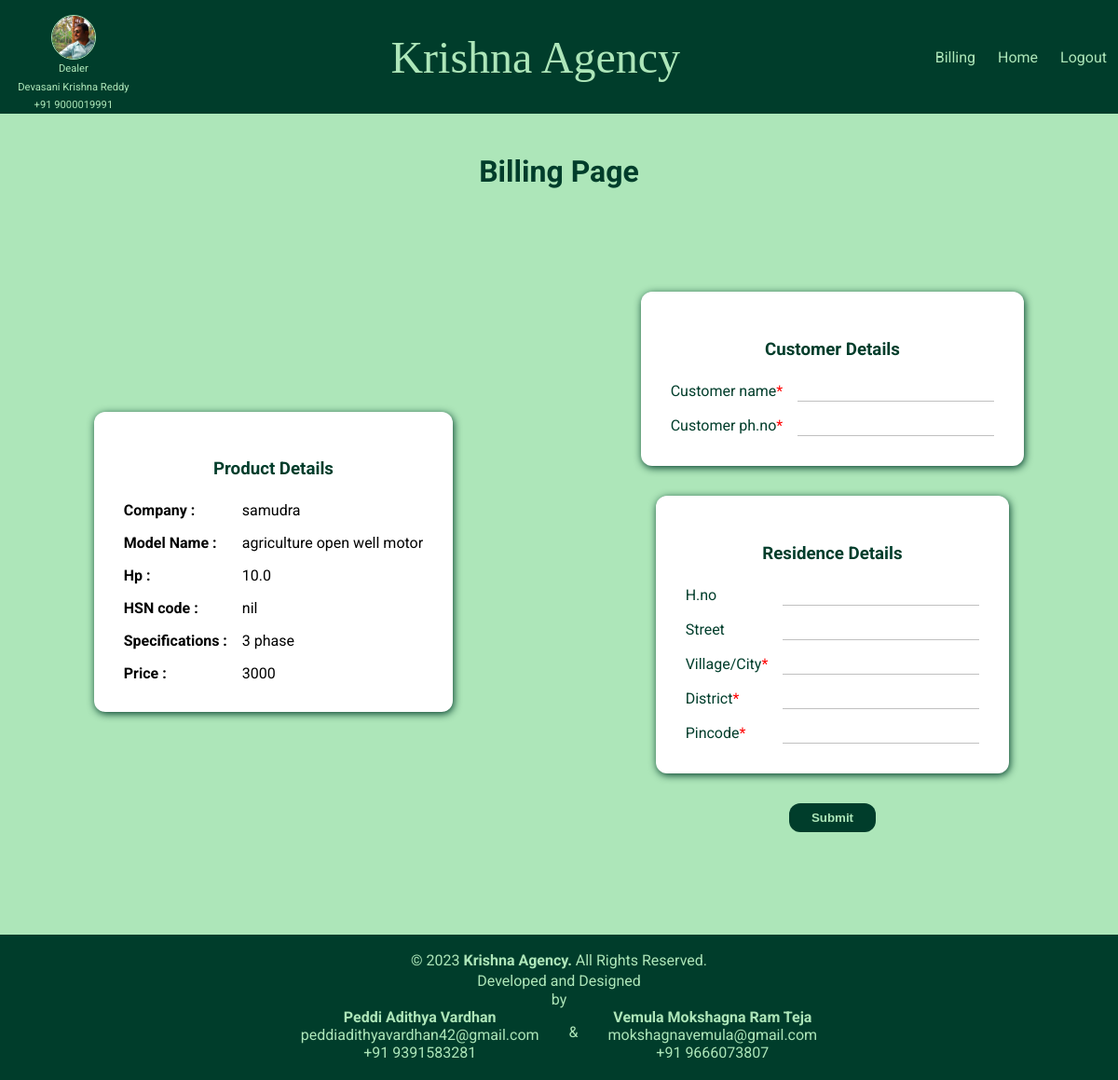
The page /billing-page/25/ (signed in) on the database as committed earlier.
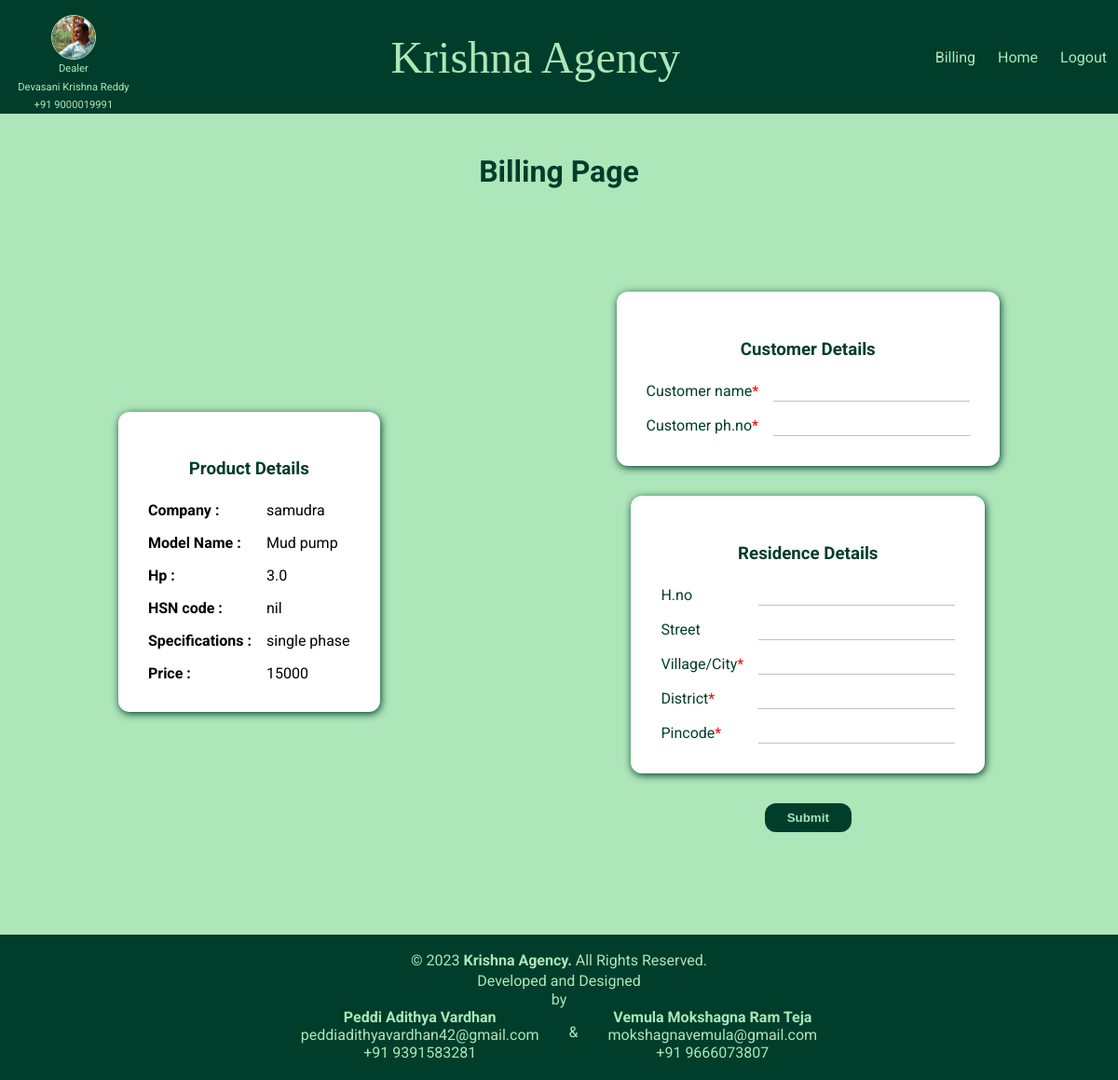
The same page on the database as committed later.
### stock/models.py (models this page shows, shortened)
class motor_products(models.Model):
    company=models.CharField(max_length=50)
    model_name=models.CharField(max_length=100)
    hp=models.DecimalField(max_digits=3, decimal_places=1)
    others=models.CharField(max_length=100)
    quantity=models.IntegerField()
    hsncode=models.CharField(max_length=50)
    price=models.IntegerField(null=True)

### customer/views.py (the view, shortened to what this page needs)
# urls.py: path('billing-page/<str:pk>/', views.billing, name='billingpage'),
@login_required(login_url='loginpage')
def billing(request,pk):
    details=motor_products.objects.get(id=pk)
    return render(request, "customer/billing.html",{
        "details":details
    })

### customer/templates/customer/billing.html (shortened to what this page needs)
{% extends 'customer_base.html' %}
{% load static %}
{% load static %}
{% block page_css %}
    <link rel="stylesheet" href="{% static "customer/billing_motor.css" %}">
{% endblock page_css %}
{% block page_body %}
    <div>
    </div>
<form method="POST">
    <h1 class="maintitle">Billing Page</h1>
    <main>
        <div class="card" id="pro">
            <h3 class="title">Product Details</h3>
            <div class="formdiv">
                <span class="bold">Company : </span>
                <span>{{details.company}}</span>
                <span class="bold">Model Name : </span>
                <span>{{details.model_name}}</span>
                <span class="bold">Hp : </span>
                <span>{{details.hp}}</span>
                <span class="bold">HSN code : </span>
                <span>{{details.hsncode}}</span>
                <span class="bold">Specifications : </span>
                <span>{{details.others}}</span>
                <span class="bold">Price : </span>
                <span>{{details.price}}</span>
            </div>
        </div>
        <div class="custdetails">
            <div class="card">
                <h3 class="title">Customer Details</h3>
                <div class="formdiv">
                    <label for="Customer_name">Customer name<span class="req">*</span> </label>
                    <input type="text" name="Customer_name" id="Customer_name" required/>
                    <label for="Customer_phno">Customer ph.no<span class="req">*</span> </label>
                    <input type="text" name="Customer_phno" id="Customer_phno" required/>
                </div>
            </div>
            <div class="card">
                <h3 class="title">Residence Details</h3>
                <div class="formdiv">
                    <label for="hno">H.no</label>
                    <input id="hno" type="text" name="H.no" />
                    <label for="street">Street</label>
                    <input type="text" id="street" name="street" />
                    <label for="village">Village/City<span class="req">*</span> </label>
                    <input type="text" id="village" name="village" required/>
                    <label for="dist">District<span class="req">*</span> </label>
                    <input type="text" id="dist" name="District" required/>
                    <label for="pincode">Pincode<span class="req">*</span> </label>
                    <input type="text" id="pincode" name="pincode" required/>
                </div>
            </div>
            <input type="submit" id="yes" class="yes" name="Yes" />
        </div>
    </main>
</form>
{% endblock page_body %}

Rows that differ between the two databases and show on the page:
changed motor_products "samudra": model_name "agriculture open well motor" → "Mud pump"; hp "10.0" → "3.0"; others "3 phase" → "single phase"; price "3000" → "15000"
